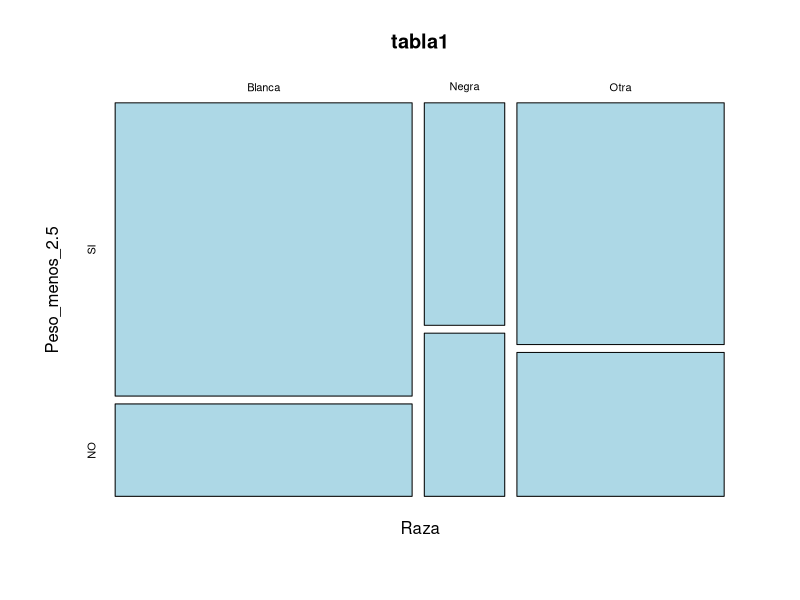
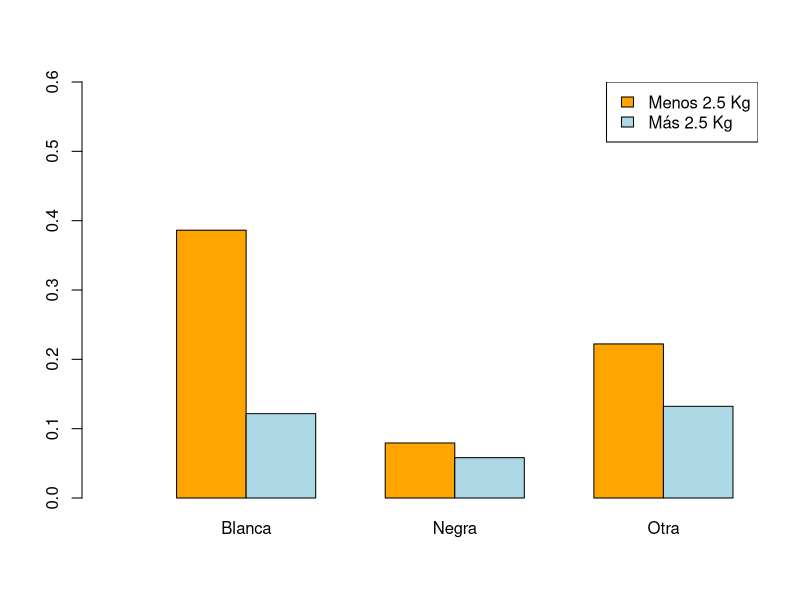
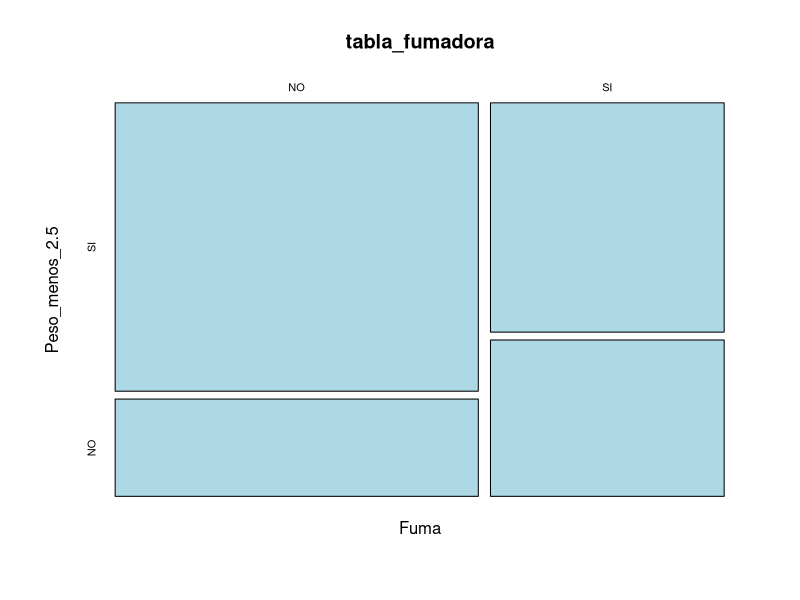
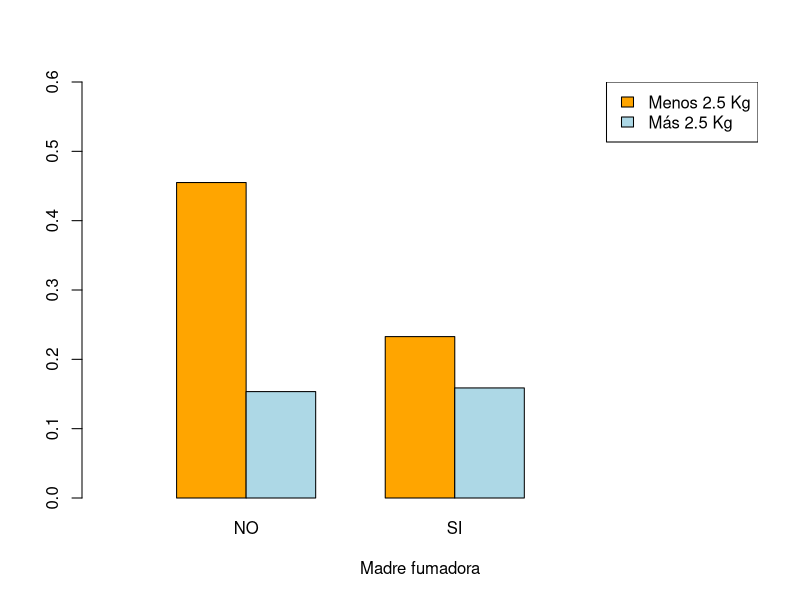
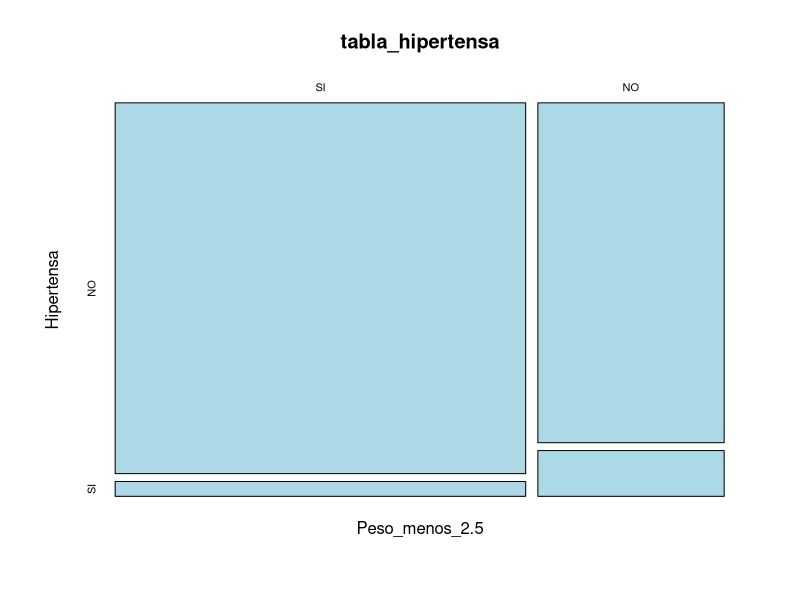
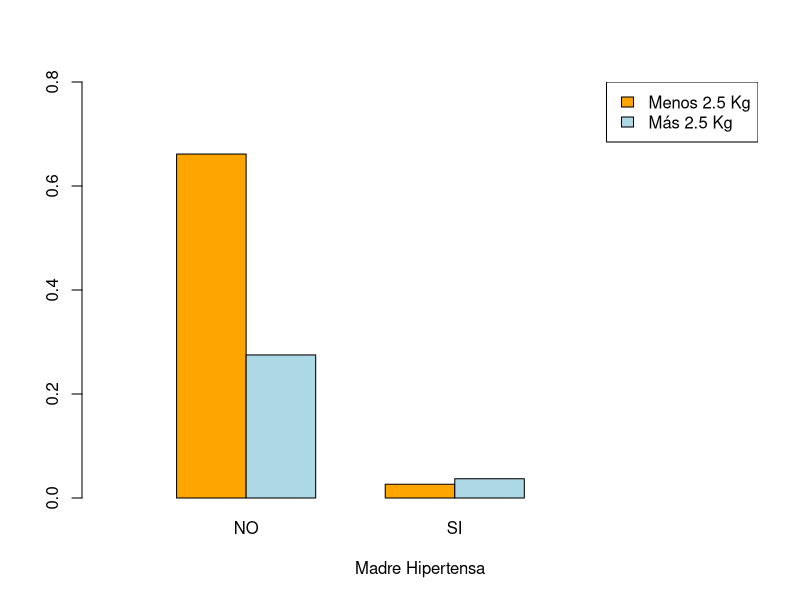
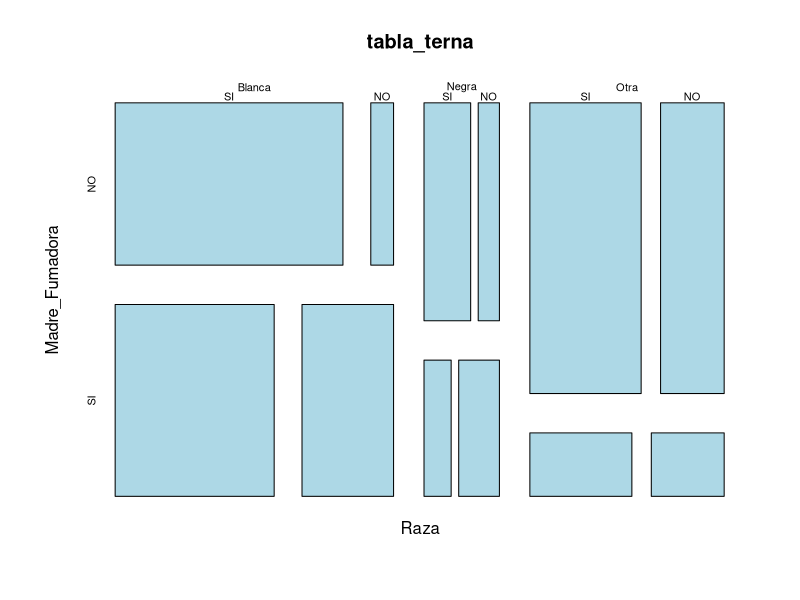

Source code (R) for these figures, in order:
install.packages("MASS")
data = MASS::birthwt
str(data)
head(data)
help("birthwt")
tabla1 = table(
  list(
  Raza = data[,"race"],
  Peso_menos_2.5 = data[,"low"])
  )

dimnames(tabla1) = list(
  Raza = c("Blanca","Negra","Otra"),
  Peso_menos_2.5 = c("SI","NO"))

round(prop.table(tabla1),3)

plot(tabla1, col = "lightblue")
barplot(t(prop.table(tabla1)),beside = TRUE,
        ylim = c(0,0.6),xlim = c(0,9),
        col = c("orange","lightblue"))
legend(legend = c("Menos 2.5 Kg", "Más 2.5 Kg"), x = "topright", 
       fill = c("orange","lightblue"))

tabla_fumadora = table(
  list(
    Fumadora = data[,"smoke"],
    Peso_menos_2.5 = data[,"low"])
)
dimnames(tabla_fumadora) = list(
  Fuma = c("NO","SI"),
  Peso_menos_2.5 = c("SI","NO")
)

plot(tabla_fumadora, col = "lightblue")
barplot(t(prop.table(tabla_fumadora)),beside = TRUE,
        ylim = c(0,0.6),xlim = c(0,9),
        col = c("orange","lightblue"), xlab = "Madre fumadora")
legend(legend = c("Menos 2.5 Kg", "Más 2.5 Kg"), x = "topright", 
       fill = c("orange","lightblue"))

tabla_hipertensa = table(
  list(
    Peso_menos_2.5 = data[,"low"],
    Fumadora = data[,"ht"])
)
dimnames(tabla_hipertensa) = list(
  Peso_menos_2.5 = c("SI","NO"),
  Hipertensa = c("NO","SI"))

plot(tabla_hipertensa, col = "lightblue")
barplot(prop.table(tabla_hipertensa),beside = TRUE,
        ylim = c(0,0.8),xlim = c(0,9),
        col = c("orange","lightblue"), xlab = "Madre Hipertensa")
legend(legend = c("Menos 2.5 Kg", "Más 2.5 Kg"), x = "topright", 
       fill = c("orange","lightblue"))

tabla_terna = table(list(
    Raza = data[,"race"],
    Madre_Fumadora = data[,"smoke"],
    Peso_menos_2.5 = data[,"low"]))
dimnames(tabla_terna) = list(
  Raza = c("Blanca", "Negra","Otra"),
  Madre_Fumadora = c("NO", "SI"),
  Peso_menos_2.5 = c("SI","NO"))
round(prop.table(tabla_terna),3)
plot(tabla_terna, col = "lightblue")


